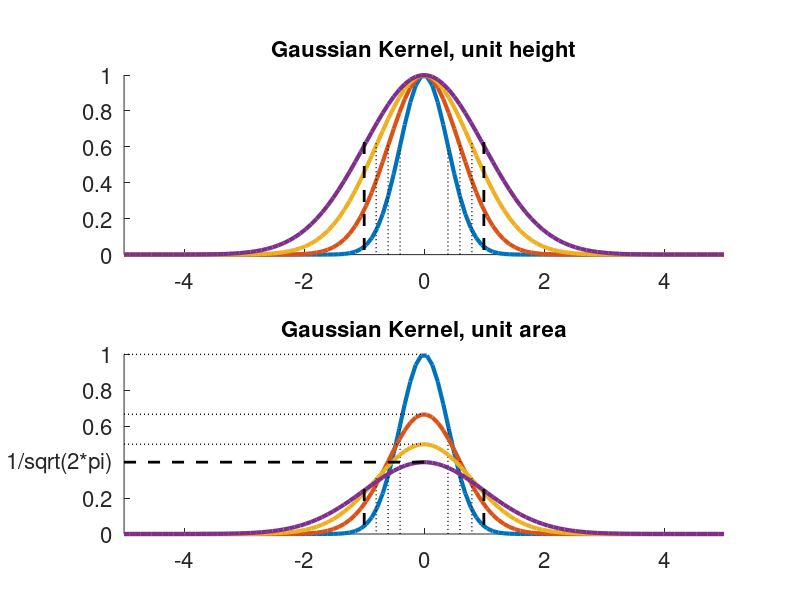

MATLAB code to generate this figure:
%%%%%%%%%%%%%%%%%%%%%%%%%%%%%%%%%%%%%%%%%%%%%%%%%%%%%%%%%%%%%%%%%%%%%%%%%%%%%%%%
%                                                                              %
%                               GAUSSIAN FUNCTION                              %
%                                                                              %
%                                 DEMONSTRATION                                %
%                                                                              %
%                                  27 May 2018                                 %
%                                                                              %
%                          Juan Ignacio Mendoza Garay                          %
%                               doctoral student                               %
%                 Department of Music, Art and Culture Studies                 %
%                            University of Jyv?skyl?                           %
%                                                                              %
%%%%%%%%%%%%%%%%%%%%%%%%%%%%%%%%%%%%%%%%%%%%%%%%%%%%%%%%%%%%%%%%%%%%%%%%%%%%%%%%

% Instructions:
%   1) Edit the variables indicated with an arrow (<---)
%   2) Run the script and enjoy.

%%==============================================================================

close all
clear
clc

%%==============================================================================
  
  window_width = 10; % <--------------- length of window
   start_sigma = 1/sqrt(2*pi);   % <--- kernel's bandwidth starting value
interval_sigma = 0.5/sqrt(2*pi); % <--- interval
  ending_sigma = 1;  % <--------------- kernel's bandwidth ending value
        resfac = 10; % <--------------- resolution

% bandwidth is equal to the standard deviation (sigma)
% sigma^2 = variance
%-------------------------------------------------------------------------------  

if rem(window_width,2) ~= 1
        window_width = window_width + 1;
end
sigma_values = [ start_sigma : interval_sigma : ending_sigma ];
n = linspace( -(window_width-1)/2, (window_width-1)/2, window_width*resfac )';
kernel_h1 = zeros(length(n),1);
kernel_a1 = kernel_h1;
figpos = get(0,'ScreenSize');
figpos(1) = figpos(3)/2;
figpos(3) = figpos(1);
figure('Position',figpos,'Units','Pixel')
subplot(2,1,1)
hold on
xlim([n(1),n(end)])
set(gca,'Fontsize',16);
title('Gaussian Kernel, unit height','Fontsize',16)
subplot(2,1,2)
hold on
xlim([n(1),n(end)])
yticks = [0:0.2:1];
lyt = length(yticks);
yticks(3) = 1/sqrt(2*pi);
yticklabels = cell(1,lyt);
for i = 1:lyt
    yticklabels{i} = num2str(yticks(i));
end
yticklabels{3} = '1/sqrt(2*pi)';
set(gca,'ytick',yticks,'yticklabel',yticklabels,'Fontsize',16)
title('Gaussian Kernel, unit area','Fontsize',16)
std_h_linestyle = ':';
std_h_linewidth = 1;

for i = 1:length(sigma_values)

    alpha = (window_width -1) / (2*sigma_values(i));

    %...............................................................................
    % Make a Gaussian (normal) Kernel:
    
    kernel_h1 = exp( -(n.^2) / (2 * sigma_values(i)^2) ) ; % height = 1
%     kernel_h1 = gausswin(window_width,alpha);     % height = 1 , 'gausswin' is part of the Signal Processing Toolbox
    
    height_a1 = 1 / ( sqrt( 2 * pi ) * sigma_values(i) ) ;
    kernel_a1 = height_a1 * kernel_h1 ; % area = 1
     
    %...............................................................................
    
    if (sigma_values(i) > 0.99) && (sigma_values(i) < 1.01) % enhance std and height lines when sigma is one or very close
        std_h_linestyle = '--';
        std_h_linewidth = 2;
    end
    
    subplot(2,1,1)
    plot(n,kernel_h1,'linewidth',3)
    line(repmat([-sigma_values(i),sigma_values(i)],2,1),repmat([kernel_h1(ceil(resfac*(sigma_values(i)+(window_width)/2))+1);0],1,2),...
        'Color','k','linestyle',std_h_linestyle,'linewidth',std_h_linewidth); % std

    subplot(2,1,2)
    plot(n,kernel_a1,'linewidth',3)
    line(repmat([-sigma_values(i),sigma_values(i)],2,1),repmat([kernel_a1(ceil(resfac*(sigma_values(i)+(window_width)/2))+1);0],1,2),...
        'Color','k','linestyle',std_h_linestyle,'linewidth',std_h_linewidth); % std
    line([n(1),0],[height_a1;height_a1],...
        'Color','k','linestyle',std_h_linestyle,'linewidth',std_h_linewidth); % height
    pause(1)
end


